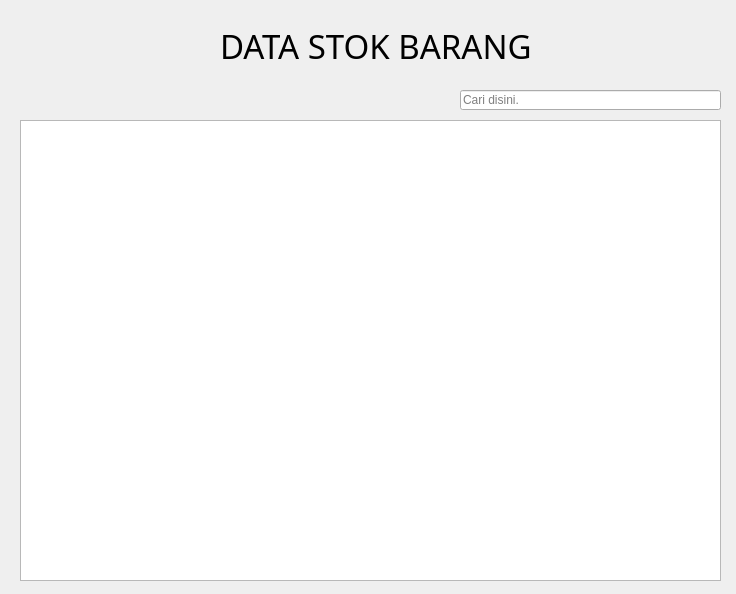
<?xml version="1.0" encoding="UTF-8"?>
<ui version="4.0">
 <class>barang_stok</class>
 <widget class="QDialog" name="barang_stok">
  <property name="geometry">
   <rect>
    <x>0</x>
    <y>0</y>
    <width>736</width>
    <height>594</height>
   </rect>
  </property>
  <property name="windowTitle">
   <string>Dialog</string>
  </property>
  <widget class="QTableView" name="tableView">
   <property name="geometry">
    <rect>
     <x>20</x>
     <y>120</y>
     <width>701</width>
     <height>461</height>
    </rect>
   </property>
  </widget>
  <widget class="QLineEdit" name="lineEdit">
   <property name="geometry">
    <rect>
     <x>460</x>
     <y>90</y>
     <width>261</width>
     <height>20</height>
    </rect>
   </property>
   <property name="placeholderText">
    <string>Cari disini.</string>
   </property>
  </widget>
  <widget class="QLabel" name="label">
   <property name="geometry">
    <rect>
     <x>220</x>
     <y>20</y>
     <width>331</width>
     <height>51</height>
    </rect>
   </property>
   <property name="font">
    <font>
     <family>Maiandra GD</family>
     <pointsize>25</pointsize>
    </font>
   </property>
   <property name="text">
    <string>DATA STOK BARANG</string>
   </property>
  </widget>
 </widget>
 <resources/>
 <connections/>
</ui>
